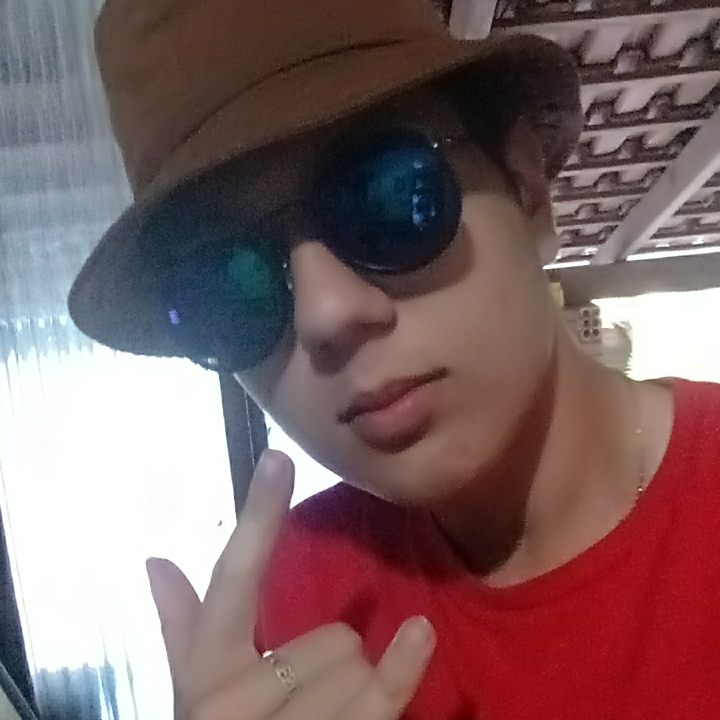
#> input picture Imagens/gabriel.jpg, 1440 x 1440 px (shown at 1/2 size)
$ python -i watershed.py   (imports and definitions only)
#> lines starting #> are read from the running program, lines starting #| are printed output that depends on the picture; after the words box and inside, x2 and y2 are one past the last pixel; in counts of white or black regions, pixels touching at a corner belong together
import numpy as np
import cv2
import tkinter as tk
from tkinter import filedialog
from PIL import Image, ImageTk

def otsu_thresholding(image):
    hist, _ = np.histogram(image, bins=256, range=(0, 256))

    prob = hist / hist.sum()

    best_threshold = 0
    max_variance = 0

    for threshold in range(256):
        #dividir os pixels em duas classes: fundo (C1) e primeiro plano (C2)
        c1 = prob[:threshold]
        c2 = prob[threshold:]

        w1 = c1.sum()
        w2 = c2.sum()

        #evitar divisão por zero
        if w1 == 0 or w2 == 0:
            continue

        #calcular as médias das classes
        mean1 = np.sum(np.arange(threshold) * c1) / w1
        mean2 = np.sum(np.arange(threshold, 256) * c2) / w2

        #calcular a variância interclasse
        variance = w1 * w2 * (mean1 - mean2) ** 2

        #if variance > max_variance = variance
        if variance > max_variance:
            max_variance = variance
            best_threshold = threshold

    #binarisando
    binary_image = np.where(image >= best_threshold, 255, 0).astype(np.uint8)

    return binary_image

def gaussian_kernel(size, sigma):
    ax = np.linspace(-(size // 2), size // 2, size)
    xx, yy = np.meshgrid(ax, ax)
    kernel = np.exp(-(xx**2 + yy**2) / (2 * sigma**2))
    return kernel / np.sum(kernel)

def apply_gaussian_filter(image, sigma):
    return cv2.GaussianBlur(image, (5, 5), sigma)

def custom_watershed(image, markers):
    h, w = image.shape

    while True:
        updated = False
        for i in range(1, h - 1):
            for j in range(1, w - 1):
                if markers[i, j] == 0:
                    neighbors = markers[i-1:i+2, j-1:j+2].flatten()
                    unique_labels = np.unique(neighbors[neighbors > 0])

                    if len(unique_labels) == 1:
                        markers[i, j] = unique_labels[0]
                        updated = True

        if not updated:
            break

    return markers

def watershed_segmentation(image):
    blurred = apply_gaussian_filter(image, sigma=1.0)

    grad_x = np.gradient(blurred, axis=0)
    grad_y = np.gradient(blurred, axis=1)
    magnitude = np.hypot(grad_x, grad_y)

    normalized = (magnitude / np.max(magnitude) * 255).astype(np.uint8)

    markers = np.zeros_like(normalized, dtype=np.int32)
    markers[normalized < 50] = 1
    markers[normalized > 200] = 2

    segmented_markers = custom_watershed(normalized, markers)

    segmented = np.zeros_like(image)
    segmented[segmented_markers == 1] = 50
    segmented[segmented_markers == 2] = 200

    return segmented


def load_image():
    file_path = filedialog.askopenfilename()
#> the answer given: Imagens/gabriel.jpg
    if file_path:
        image_original = cv2.imread(file_path)
#> image_original is the input picture: shape (1440, 1440, 3); mean B, G, R 101.3, 99.3, 126.7
        image_original_resized = cv2.resize(image_original, (600, 600))
        image_gray = cv2.cvtColor(image_original, cv2.COLOR_BGR2GRAY)
        image_gray_resized = cv2.resize(image_gray, (600,600))
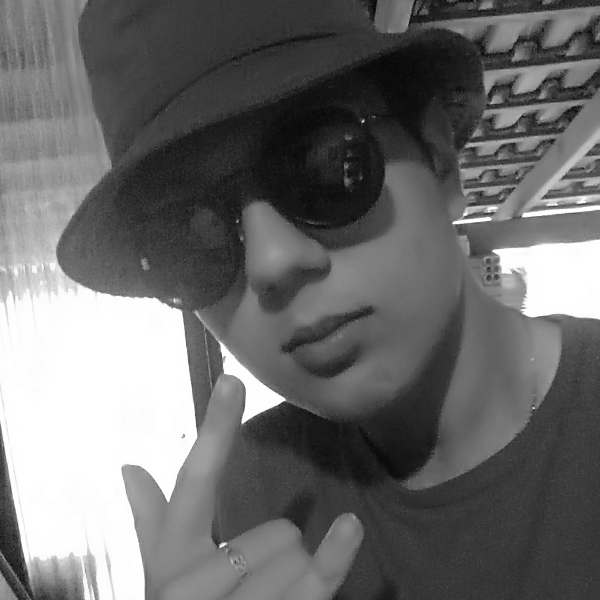
#> image_gray_resized: shape (600, 600); min 4, max 255, mean 107.6

        processed_image_otsu = otsu_thresholding(image_gray_resized)
#> in otsu_thresholding, `hist, _ = np.histogram(image, bins=256, range=(0, 256))`: hist = 256 values, max 26542 at index 255, min 0 at index 0, mean 1406.2
#> in otsu_thresholding, `prob = hist / hist.sum()`: prob = 256 values, max 0.0737 at index 255, min 0 at index 0, mean 0.00391
#> the loop in otsu_thresholding, `for threshold in range(256):` made 256 passes
#> (c1, w1, w2, mean1, mean2, variance, max_variance) on passes 7 to 10: ([0, 0, 0, 0, 2.78e-06, 5.56e-06], 8.33e-06, 1, 4.67, 107.6, 0.0884, 0.0884), ([0, 0, 0, 0, 2.78e-06, 5.56e-06, 1.11e-05], 1.94e-05, 1, 5.43, 107.6, 0.203, 0.203), ([0, 0, 0, 0, 2.78e-06, 5.56e-06, 1.11e-05, 0.0001], 0.000119, 1, 6.74, 107.6, 1.22, 1.22), ([0, 0, 0, 0, 2.78e-06, 5.56e-06, 1.11e-05, 0.0001, 0.000181], 0.0003, 1, 7.5, 107.7, 3.01, 3.01)
#> (w1, w2, mean1, mean2, variance, max_variance) on passes 11 to 16: (0.0007, 0.999, 8.36, 107.7, 6.9, 6.9), (0.00145, 0.999, 9.21, 107.8, 14.07, 14.07), (0.00271, 0.997, 10.04, 107.9, 25.92, 25.92), (0.00464, 0.995, 10.85, 108.1, 43.65, 43.65), (0.00693, 0.993, 11.56, 108.3, 64.44, 64.44), (0.00972, 0.99, 12.26, 108.6, 89.3, 89.3)
#> after the loop in otsu_thresholding, `for threshold in range(256):`: best_threshold = 160; max_variance = 3906.6
#> in otsu_thresholding, `binary_image = np.where(image >= best_threshold, 255, 0).astype(np.uin..`:
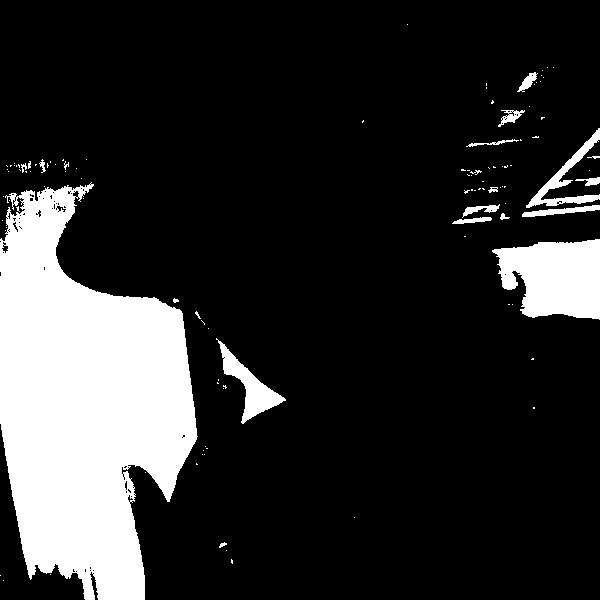
#> binary_image: shape (600, 600); 18% white; 111 white regions (91 under 20 px), largest, box (x1, y1, x2, y2) and area: (0, 182, 198, 600) 53383, (492, 239, 600, 320) 6554, (216, 338, 286, 424) 1630
        processed_image = watershed_segmentation(processed_image_otsu)
#> in watershed_segmentation, `grad_x = np.gradient(blurred, axis=0)`:
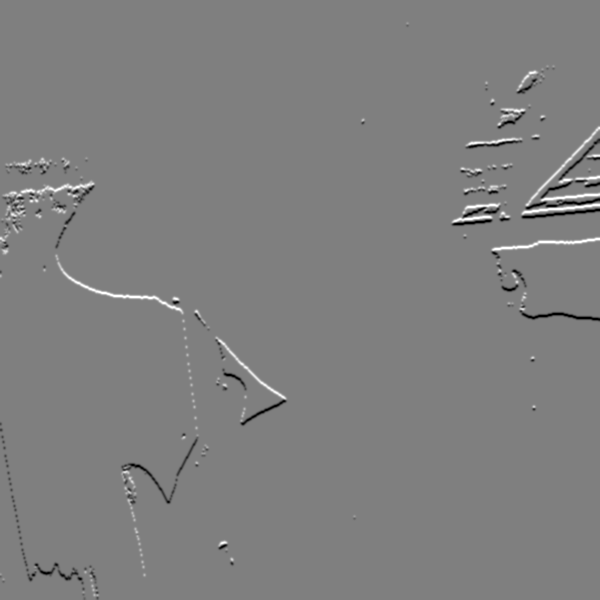
#> grad_x: shape (600, 600) float64; min -83, max 83, mean 0; drawn with min black and max white
#> in watershed_segmentation, `grad_y = np.gradient(blurred, axis=1)`:
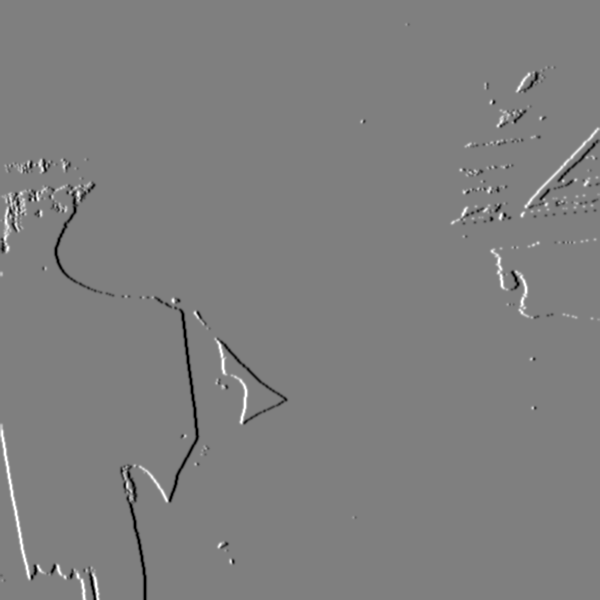
#> grad_y: shape (600, 600) float64; min -83, max 83, mean -0.1; drawn with min black and max white
#> in watershed_segmentation, `magnitude = np.hypot(grad_x, grad_y)`:
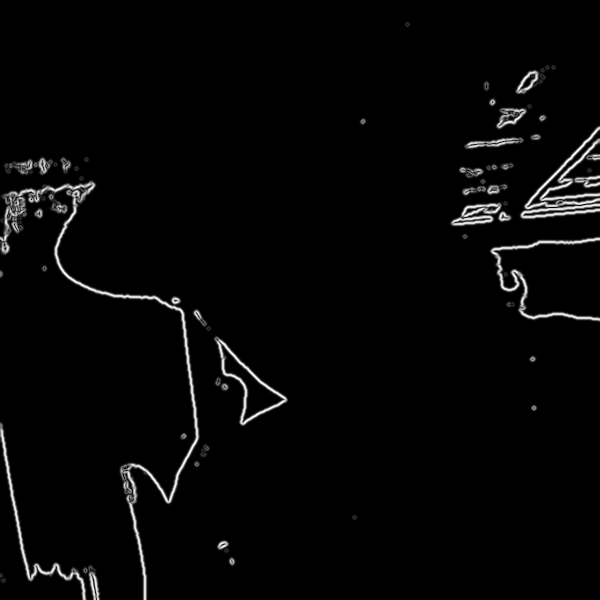
#> magnitude: shape (600, 600) float64; min 0, max 94.3, mean 2.2; drawn with min black and max white
#> after the loop in custom_watershed, `while True:`:
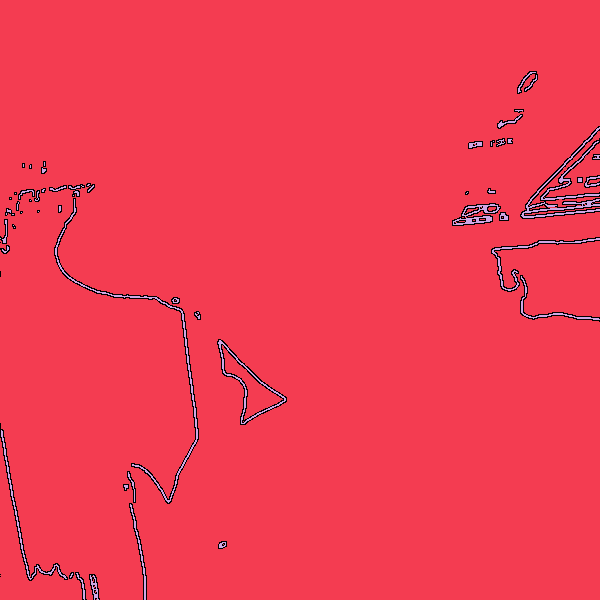
#> markers: shape (600, 600) int32; 3 distinct labels, from 0 to 2; one colour per label, 0 black
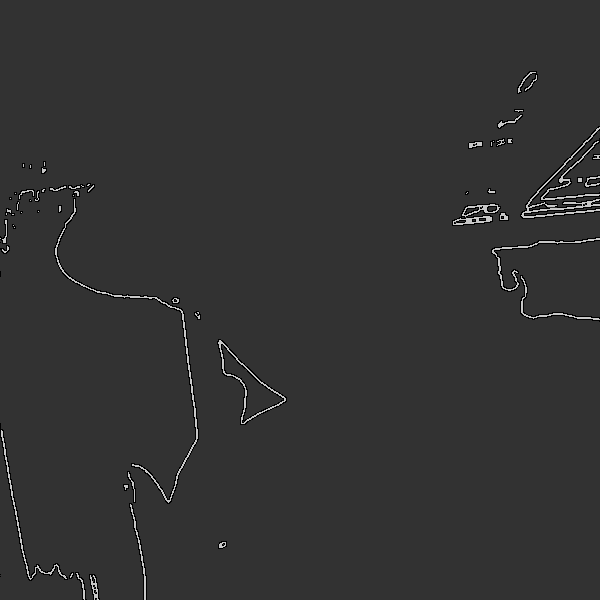
#> processed_image: shape (600, 600); min 0, max 200, mean 50.9

        #exibir a imagem original
        img_original = Image.fromarray(cv2.cvtColor(image_original_resized, cv2.COLOR_BGR2RGB))
        img_original = ImageTk.PhotoImage(img_original)
#> (the run stopped early here; a loop or call above may not have finished)
